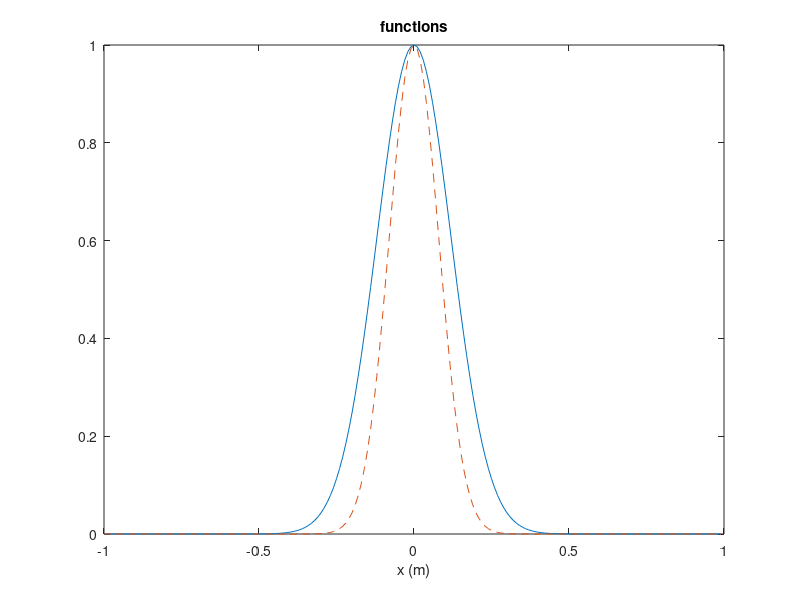
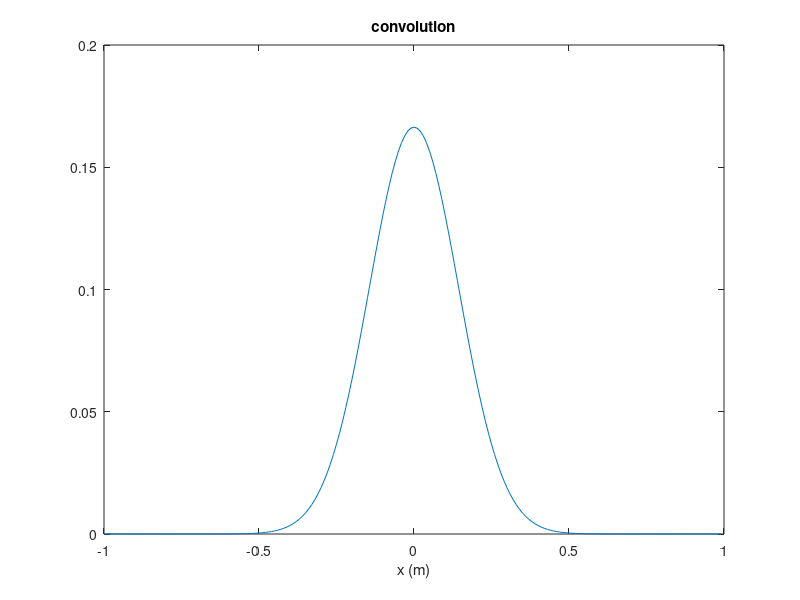

The MATLAB source for these figures, in order:
% conv_example - Convolution: two Gaussian functions 
wa=0.3;                                                                     %Gaussian 1 width [exp(-pi) radius](m) 
wb=0.2;                                                                     %Gaussian 2 width [exp(-pi) radius](m) 
L=2;                                                                        %side length (meters)
M=200;                                                                      %number of samples
dx=L/M;                                                                     %sample interval (m) 
x=[-L/2:dx:L/2-dx];                                                         %x coordinates
fa=exp(-pi*(x.^2)/wa^2);                                                    %Gaussian a 
fb=exp(-pi*(x.^2)/wb^2);                                                    %Gaussian b 
figure(1) 
plot(x,fa,x,fb,'--'); 
title ('functions'); 
xlabel('x (m)');

Fa=fft(fa);%transform fa
Fb=fft(fb);%transform fb
F0=Fa.*Fb;%multiply pointwise
f0=ifft(F0)*dx;%inverse transform and scale
f=fftshift(f0);%center result
figure(2)
plot(x,f); 
title('convolution')
xlabel('x (m)')